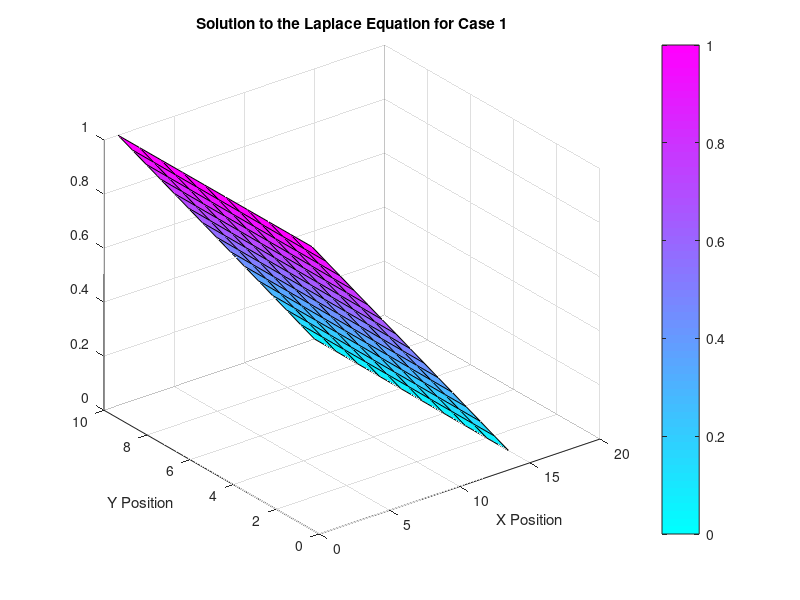
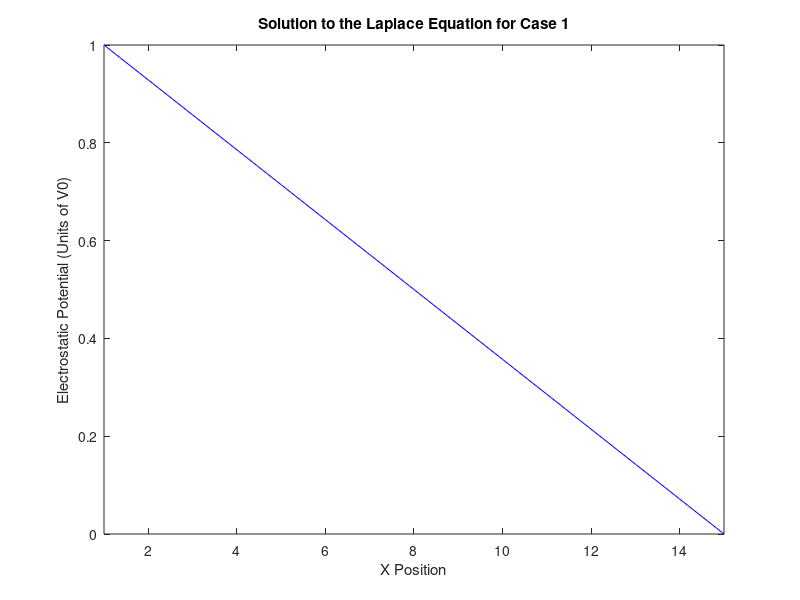

Here is the MATLAB script that generated these plots, in order:
%{
ELEC 4700: Assignment 2
William Fraser
101001393
%}

%{
        L - (i) 
     W   ___________________________
     |  |1 8                        |
    (j) |2 ?                        |
        |3                          |
        |4                          |
        |5                          | 
        |6                          | 
        |7__________________________|
%}

W = 10;
L = 15;

G = zeros(W*L);
B = zeros(1,W*L);

for i = 1:L
    for j = 1:W
        n = j + (i-1)*W;
        if i==1
            G(n,:) = 0;
            G(n,n) = 1;
            B(n) = 1;
        elseif(i==L)
            G(n,:) = 0;
            G(n,n) = 1;
        elseif(j==1)
            nxm = j + (i-2)*W;
            nxp = j + i*W;
            nyp = j + 1 + (i-1)*W;
            
            G(n,n) = 1;
            G(n,nxm) = 0;
            G(n,nxp) = 0;
            G(n,nyp) = -1;
        elseif(j==W)
            nxm = j + (i-2)*W;
            nxp = j + i*W;
            nym = j-1 + (i-1)*W;
            
            G(n,n) = 1;
            G(n,nxm) = 0;
            G(n,nxp) = 0;
            G(n,nym) = -1; 
        else
            nxm = j + (i-2)*W;
            nxp = j + i*W;
            nym = j-1 + (i-1)*W;
            nyp = j + 1 + (i-1)*W;
            
            G(n,n) = -4;
            G(n,nxm) = 1;
            G(n,nxp) = 1;
            G(n,nyp) = 1;
            G(n,nym) = 1; 
        end
    end
end

T = G\B';

solution = zeros(W,L);
row = 1;
column = 1;

for loop = 1:length(T)
    solution(row,column) = T(loop);
    if(row == W)
        row = 1;
        column = column + 1;
    else
        row = row + 1;
    end
end

surf(solution)
colormap cool
xlabel('X Position')
ylabel('Y Position')
title('Solution to the Laplace Equation for Case 1')
colorbar

xPos = linspace(1,15,15);
figure(2)
plot(xPos,solution(1,:),'b');
hold on
xlim([1 15]);
xlabel('X Position')
ylabel('Electrostatic Potential (Units of V0)')
title('Solution to the Laplace Equation for Case 1')
